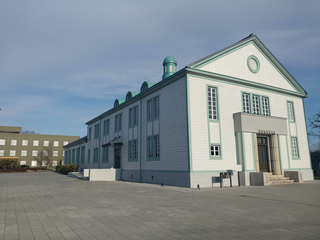
#> input picture sample.png, 320 x 240 px
$ jupyter execute --allow-errors chap13_ex.ipynb   (shell and % lines are left out)
#> lines starting #> are read from the running program, lines starting #| are printed output that depends on the picture
[](https://colab.research.google.com/github/schwalbe1996/ds_media_intro/blob/main/chap13_ex.ipynb)

# 13章 演習問題（宿題）：周波数からみた画像のぼかし

このノートブックは 13 章「画像のフィルタ処理」の宿題です。所要時間は20分程度です。

このノートブックには **コードの一部しか書かれていません**。`chap13.ipynb` を開いて見ながら、`# TODO` の部分を**自分で埋めて**完成させましょう。「どのセルのコードが使えそうか」を探すことも勉強のうちです。

## 課題：高周波成分を削るとどうなる？
教科書で学んだように、**画像の周波数は「模様の細かさ」を表し**、ノイズや輪郭のような細かい変化は **高周波成分** になります。
そして、平均値フィルタやガウシアンフィルタによる平滑化（ぼかし）は、**高周波成分を削る処理** でした。

ここでは平滑化フィルタを使わず、**周波数領域で直接、高周波成分をゼロにして**画像を作り直し（ローパスフィルタ）、削る範囲を変えると画像がどう変わるかを確かめます。

離散フーリエ変換の結果（`fftshift` 後）は **中央が高周波成分** に対応します。中央から $\pm s$ の範囲をゼロにして逆フーリエ変換すると、高周波成分を取り除いた画像が得られます。$s$ を大きくするほど削る範囲が広がります。

**観察と考察:**
- $s$ を大きくすると、画像はどう変化するか？（くっきり／ぼやける、のどちらか）
- それは「周波数＝模様の細かさ」「平滑化＝高周波を削る処理」という教科書の説明とどう結びつくか？
- 上の結果をふまえ、提出セルの `answer_A` に1〜3行で説明してください。

## 提出方法（重要）
最後の **「提出ファイルの作成」セル** を実行すると、3枚の結果画像と考察を1枚にまとめた PDF が自動で作られ、ダウンロードされます。
- ファイル名は **`学籍番号_フルネーム_13.pdf`** になります。氏名は**ローマ字・名+姓・スペースなし**で書きます（例: 彦根太郎 → `TaroHikone`、ファイル名 → `5025123_TaroHikone_13.pdf`）。提出セルの `student_id` と `student_name` を**自分のものに書き換えてから**実行してください。
- 提出するのはこの **PDF 1ファイルだけ** です。

[cell 1]
# 画像のダウンロードとライブラリの読み込み（このセルはそのまま実行）

import cv2
import matplotlib.pyplot as plt
import numpy as np
import japanize_matplotlib  # PDF内の日本語を表示するため

## ステップ1：画像を読み込む（このセルはそのまま実行）

`sample.png` をグレースケールで読み込みます。この `image` をこのあと使います。

[cell 2]
image = cv2.imread('sample.png', cv2.IMREAD_GRAYSCALE)
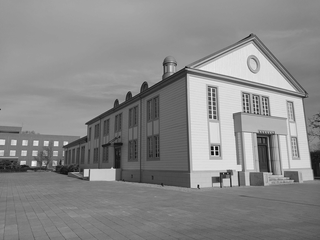
#> image: shape (240, 320); min 2, max 245, mean 136.4
plt.imshow(image, cmap='gray')
plt.title('元画像')
plt.axis('off')
plt.show()

## ステップ2：高周波成分を削る関数をつくる

`chap13.ipynb` の **「高周波成分を0にする」セル**（`freq = np.fft.fft2(image)` や `freq[...] = 0`、`np.fft.ifft2` が出てくるセル）を参考に、関数 `lowpass` の中の `# TODO` を埋めよう。
この関数は「画像と範囲 `s` を受け取り、中央 $\pm s$ の高周波成分をゼロにして作り直した画像を返す」ものです。

（ヒント）`chap13.ipynb` では中心を `120, 160` と数値で書いていますが、ここでは下のように画像サイズから `cy, cx` を計算しているので、**その `cy, cx` を使って**範囲を指定してください。

[cell 3]
def lowpass(gray, s):
#> called with s = 20
    freq = np.fft.fft2(gray)        # 離散フーリエ変換
    h, w = gray.shape
#> h = 240; w = 320
    cy, cx = h // 2, w // 2         # パワースペクトルの中央（高周波成分の位置）
#> cy = 120; cx = 160

    # TODO: freq の中央 ±s の範囲（高周波成分）を 0 にする
    #       行は cy-s ～ cy+s、列は cx-s ～ cx+s の範囲。


    # TODO: freq を逆離散フーリエ変換し、絶対値をとって rev に入れる


    return rev

# === ここから下はそのまま実行（s_small・s_large は自由に変えてよい）===
s_small = 20   # 削る範囲：小さめ
s_large = 80   # 削る範囲：大きめ

#> (the rest of this cell did not finish here and is left out)


$ run again, with foreground.png copied over sample.png
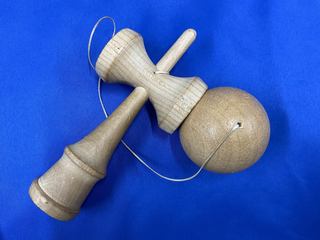
#> input picture foreground.png, 320 x 240 px
#> `image = cv2.imread('sample.png', cv2.IMREAD_GRAYSCALE)`:
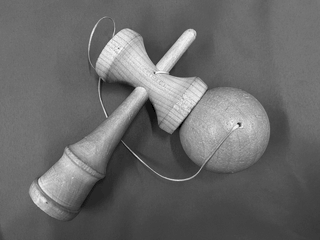
#> image: shape (240, 320); min 0, max 250, mean 106.1

$ run again, with left.png copied over sample.png
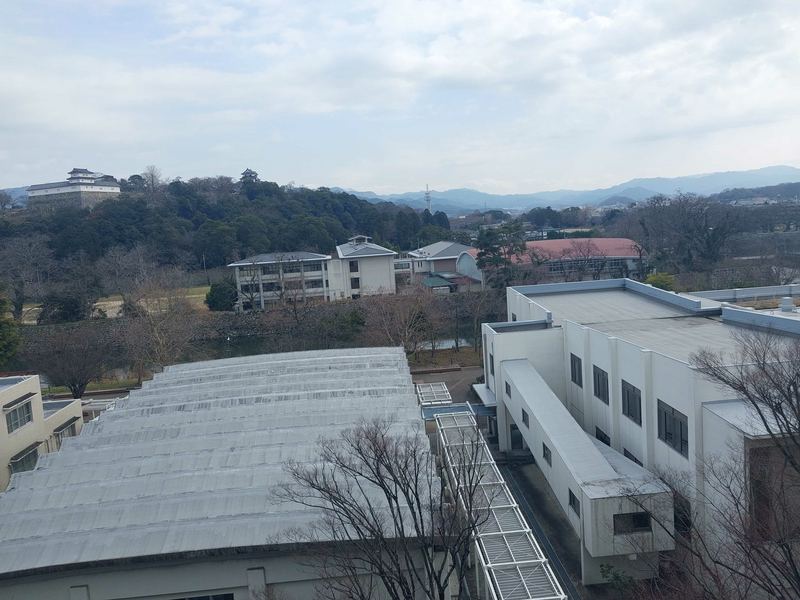
#> input picture left.png, 800 x 600 px
#> `image = cv2.imread('sample.png', cv2.IMREAD_GRAYSCALE)`:
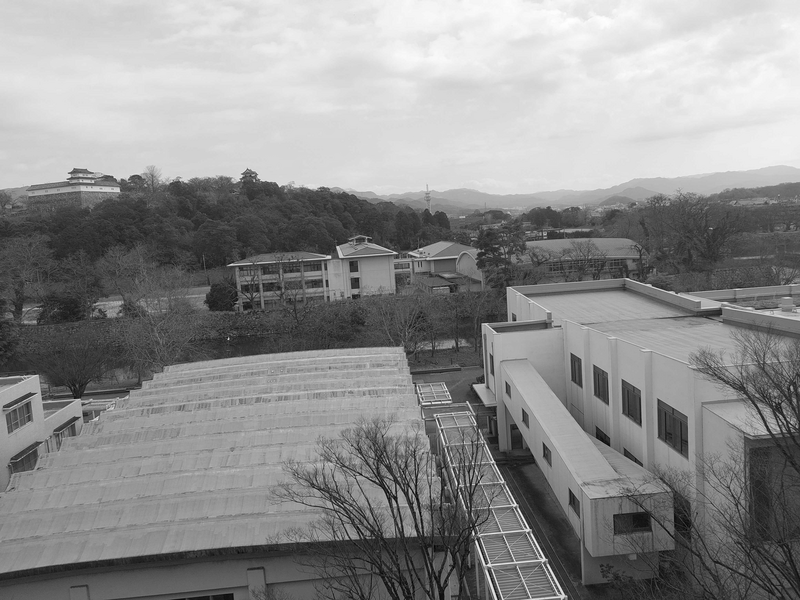
#> image: shape (600, 800); min 1, max 254, mean 141.1
